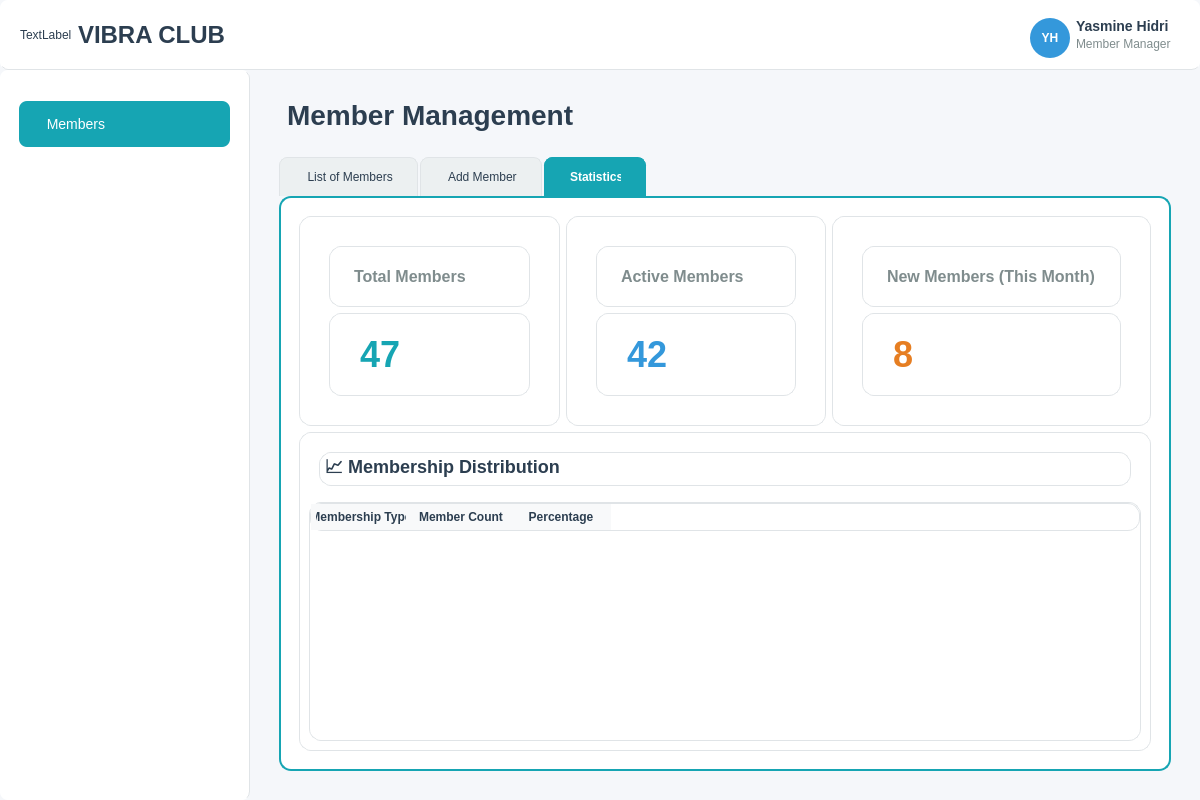
<?xml version="1.0" encoding="UTF-8"?>
<ui version="4.0">
 <class>MemberManagement</class>
 <widget class="QMainWindow" name="MemberManagement">
  <property name="geometry">
   <rect>
    <x>0</x>
    <y>0</y>
    <width>1200</width>
    <height>800</height>
   </rect>
  </property>
  <property name="windowTitle">
   <string>VIBRA CLUB - Application Management</string>
  </property>
  <property name="styleSheet">
   <string notr="true">QMainWindow {
    background-color: #f5f7fa;
}

/* Top Bar Styling */
#topBarFrame {
    background-color: white;
    border-bottom: 1px solid #e0e4e7;
}

#logoLabel {
    font-size: 24px;
    font-weight: bold;
    color: #2c3e50;
}

#userInfoFrame {
    background-color: transparent;
}

#userNameLabel {
    font-size: 14px;
    font-weight: 600;
    color: #2c3e50;
}

#userRoleLabel {
    font-size: 12px;
    color: #7f8c8d;
}

#userAvatarLabel {
    background-color: #3498db;
    border-radius: 20px;
    color: white;
    font-weight: bold;
}

/* Sidebar Styling */
#sidebarFrame {
    background-color: white;
    border-right: 1px solid #e0e4e7;
}

#navigationFrame {
    background-color: transparent;
}

QPushButton#membersButton {
    background-color: transparent;
    border: none;
    padding: 15px 20px;
    text-align: left;
    font-size: 14px;
    color: #2c3e50;
    border-radius: 8px;
    margin: 2px 10px;
}

QPushButton#membersButton:hover {
    background-color: #e8f4f5;
}

QPushButton#membersButton:checked {
    background-color: #16a5b3;
    color: white;
}

QPushButton#membersButton:checked:hover {
    background-color: #139aa6;
}

/* Main Content Styling */
#mainContentFrame {
    background-color: transparent;
}

/* Tab Widget Styling */
QTabWidget::pane {
    border: 2px solid #16a5b3;
    background-color: white;
    border-radius: 12px;
    box-shadow: 0 4px 6px rgba(22, 165, 179, 0.1);
}

QTabBar::tab {
    background-color: #ecf0f1;
    color: #2c3e50;
    padding: 12px 24px;
    margin-right: 2px;
    border-top-left-radius: 8px;
    border-top-right-radius: 8px;
    border: 1px solid #e0e4e7;
    border-bottom: none;
}

QTabBar::tab:selected {
    background-color: #16a5b3;
    color: white;
    border-color: #16a5b3;
    font-weight: 600;
}

QTabBar::tab:hover:!selected {
    background-color: #d5dbdb;
    border-color: #16a5b3;
    transition: all 0.3s ease;
}

/* Statistics Cards Styling */
QFrame[objectName*=&quot;Card&quot;] {
    background-color: white;
    border: 1px solid #e0e4e7;
    border-radius: 16px;
    padding: 20px;
    box-shadow: 0 2px 10px rgba(0, 0, 0, 0.05);
}

QFrame[objectName*=&quot;Card&quot;]:hover {
    box-shadow: 0 4px 20px rgba(22, 165, 179, 0.15);
    border-color: #16a5b3;
    transition: all 0.3s ease;
}

/* Form Styling */
QLineEdit {
    padding: 14px 16px;
    border: 2px solid #e0e4e7;
    border-radius: 10px;
    font-size: 14px;
    background-color: white;
    box-shadow: 0 2px 4px rgba(0, 0, 0, 0.02);
}

QLineEdit:focus {
    border-color: #16a5b3;
    box-shadow: 0 0 0 3px rgba(22, 165, 179, 0.1);
    outline: none;
}

QLineEdit:hover {
    border-color: #16a5b3;
    transition: border-color 0.2s ease;
}

QComboBox {
    padding: 14px 16px;
    border: 2px solid #e0e4e7;
    border-radius: 10px;
    font-size: 14px;
    background-color: white;
    box-shadow: 0 2px 4px rgba(0, 0, 0, 0.02);
}

QComboBox:focus {
    border-color: #16a5b3;
    box-shadow: 0 0 0 3px rgba(22, 165, 179, 0.1);
}

QComboBox:hover {
    border-color: #16a5b3;
    transition: border-color 0.2s ease;
}

QDateEdit, QSpinBox {
    padding: 14px 16px;
    border: 2px solid #e0e4e7;
    border-radius: 10px;
    font-size: 14px;
    background-color: white;
    box-shadow: 0 2px 4px rgba(0, 0, 0, 0.02);
}

QDateEdit:focus, QSpinBox:focus {
    border-color: #16a5b3;
    box-shadow: 0 0 0 3px rgba(22, 165, 179, 0.1);
}

QTextEdit {
    padding: 14px 16px;
    border: 2px solid #e0e4e7;
    border-radius: 10px;
    font-size: 14px;
    background-color: white;
    box-shadow: 0 2px 4px rgba(0, 0, 0, 0.02);
}

QTextEdit:focus {
    border-color: #16a5b3;
    box-shadow: 0 0 0 3px rgba(22, 165, 179, 0.1);
}

QPushButton#actionButton {
    background: qlineargradient(x1:0, y1:0, x2:0, y2:1,
                               stop:0 #16a5b3, stop:1 #139aa6);
    color: white;
    border: none;
    padding: 14px 28px;
    border-radius: 10px;
    font-size: 14px;
    font-weight: 600;
    box-shadow: 0 4px 8px rgba(22, 165, 179, 0.2);
}

QPushButton#actionButton:hover {
    background: qlineargradient(x1:0, y1:0, x2:0, y2:1,
                               stop:0 #139aa6, stop:1 #0f858f);
    box-shadow: 0 6px 12px rgba(22, 165, 179, 0.3);
    transform: translateY(-1px);
}

QPushButton#actionButton:pressed {
    background: qlineargradient(x1:0, y1:0, x2:0, y2:1,
                               stop:0 #0f858f, stop:1 #0c6b73);
    box-shadow: 0 2px 4px rgba(22, 165, 179, 0.2);
    transform: translateY(0px);
}

/* Table Styling */
QTableWidget {
    background-color: white;
    gridline-color:  #e0e4e7;
    border: 1px solid #e0e4e7;
    border-radius: 8px;
}

QHeaderView::section {
    background-color: #f8f9fa;
    color: #2c3e50;
    padding: 5px;
    border: none;
    font-weight: 600;
}

/* Frame Styling */
QFrame {
    border-radius: 8px;
}

/* Label Styling */
QLabel {
    color: #2c3e50;
}

/* Search Frame Styling */
QFrame[objectName*=&quot;SearchFrame&quot;], QFrame[objectName*=&quot;searchFrame&quot;] {
    background-color: rgba(22, 165, 179, 0.02);
    border: 1px solid rgba(22, 165, 179, 0.1);
    border-radius: 12px;
    padding: 8px;
}
</string>
  </property>
  <widget class="QWidget" name="centralwidget">
   <layout class="QVBoxLayout" name="verticalLayout_main">
    <property name="spacing">
     <number>0</number>
    </property>
    <property name="leftMargin">
     <number>0</number>
    </property>
    <property name="topMargin">
     <number>0</number>
    </property>
    <property name="rightMargin">
     <number>0</number>
    </property>
    <property name="bottomMargin">
     <number>0</number>
    </property>
    <item>
     <widget class="QFrame" name="topBarFrame">
      <property name="minimumSize">
       <size>
        <width>0</width>
        <height>70</height>
       </size>
      </property>
      <property name="maximumSize">
       <size>
        <width>16777215</width>
        <height>70</height>
       </size>
      </property>
      <layout class="QHBoxLayout" name="topBarLayout">
       <property name="leftMargin">
        <number>20</number>
       </property>
       <property name="rightMargin">
        <number>20</number>
       </property>
       <item>
        <widget class="QLabel" name="logo">
         <property name="text">
          <string>TextLabel</string>
         </property>
        </widget>
       </item>
       <item>
        <widget class="QLabel" name="logoLabel">
         <property name="text">
          <string>VIBRA CLUB</string>
         </property>
        </widget>
       </item>
       <item>
        <spacer name="horizontalSpacer_top">
         <property name="orientation">
          <enum>Qt::Orientation::Horizontal</enum>
         </property>
         <property name="sizeHint" stdset="0">
          <size>
           <width>40</width>
           <height>20</height>
          </size>
         </property>
        </spacer>
       </item>
       <item>
        <widget class="QFrame" name="userInfoFrame">
         <layout class="QHBoxLayout" name="userInfoLayout">
          <item>
           <widget class="QLabel" name="userAvatarLabel">
            <property name="minimumSize">
             <size>
              <width>40</width>
              <height>40</height>
             </size>
            </property>
            <property name="maximumSize">
             <size>
              <width>40</width>
              <height>40</height>
             </size>
            </property>
            <property name="text">
             <string>YH</string>
            </property>
            <property name="alignment">
             <set>Qt::AlignmentFlag::AlignCenter</set>
            </property>
           </widget>
          </item>
          <item>
           <layout class="QVBoxLayout" name="userDetailsLayout">
            <property name="spacing">
             <number>2</number>
            </property>
            <item>
             <widget class="QLabel" name="userNameLabel">
              <property name="text">
               <string>Yasmine Hidri</string>
              </property>
             </widget>
            </item>
            <item>
             <widget class="QLabel" name="userRoleLabel">
              <property name="text">
               <string>Member Manager</string>
              </property>
             </widget>
            </item>
           </layout>
          </item>
         </layout>
        </widget>
       </item>
      </layout>
     </widget>
    </item>
    <item>
     <widget class="QFrame" name="mainFrame">
      <layout class="QHBoxLayout" name="mainHorizontalLayout">
       <property name="spacing">
        <number>0</number>
       </property>
       <property name="leftMargin">
        <number>0</number>
       </property>
       <property name="topMargin">
        <number>0</number>
       </property>
       <property name="rightMargin">
        <number>0</number>
       </property>
       <property name="bottomMargin">
        <number>0</number>
       </property>
       <item>
        <widget class="QFrame" name="sidebarFrame">
         <property name="minimumSize">
          <size>
           <width>250</width>
           <height>0</height>
          </size>
         </property>
         <property name="maximumSize">
          <size>
           <width>250</width>
           <height>16777215</height>
          </size>
         </property>
         <layout class="QVBoxLayout" name="sidebarLayout">
          <property name="spacing">
           <number>10</number>
          </property>
          <property name="leftMargin">
           <number>0</number>
          </property>
          <property name="topMargin">
           <number>20</number>
          </property>
          <property name="rightMargin">
           <number>0</number>
          </property>
          <property name="bottomMargin">
           <number>20</number>
          </property>
          <item>
           <widget class="QFrame" name="navigationFrame">
            <layout class="QVBoxLayout" name="navigationLayout">
             <property name="spacing">
              <number>5</number>
             </property>
             <item>
              <widget class="QPushButton" name="membersButton">
               <property name="text">
                <string>  Members</string>
               </property>
               <property name="icon">
                <iconset resource="resources.qrc">
                 <normaloff>:/icons/icons/members.png</normaloff>:/icons/icons/members.png</iconset>
               </property>
               <property name="checkable">
                <bool>true</bool>
               </property>
               <property name="checked">
                <bool>true</bool>
               </property>
              </widget>
             </item>
            </layout>
           </widget>
          </item>
          <item>
           <spacer name="verticalSpacer_sidebar">
            <property name="orientation">
             <enum>Qt::Orientation::Vertical</enum>
            </property>
            <property name="sizeHint" stdset="0">
             <size>
              <width>20</width>
              <height>40</height>
             </size>
            </property>
           </spacer>
          </item>
         </layout>
        </widget>
       </item>
       <item>
        <widget class="QFrame" name="mainContentFrame">
         <layout class="QVBoxLayout" name="mainContentLayout">
          <property name="leftMargin">
           <number>20</number>
          </property>
          <property name="topMargin">
           <number>20</number>
          </property>
          <property name="rightMargin">
           <number>20</number>
          </property>
          <property name="bottomMargin">
           <number>20</number>
          </property>
          <item>
           <widget class="QStackedWidget" name="stackedWidget">
            <property name="currentIndex">
             <number>0</number>
            </property>
            <widget class="QWidget" name="membersPage">
             <layout class="QVBoxLayout" name="verticalLayout">
              <item>
               <widget class="QLabel" name="memberPageTitle">
                <property name="styleSheet">
                 <string notr="true">font-size: 28px; font-weight: bold; color: #2c3e50; margin-bottom: 20px;</string>
                </property>
                <property name="text">
                 <string>Member Management</string>
                </property>
               </widget>
              </item>
              <item>
               <widget class="QTabWidget" name="memberTabWidget">
                <property name="currentIndex">
                 <number>2</number>
                </property>
                <widget class="QWidget" name="memberListTab">
                 <attribute name="icon">
                  <iconset resource="resources.qrc">
                   <normaloff>:/icons/icons/list.png</normaloff>:/icons/icons/list.png</iconset>
                 </attribute>
                 <attribute name="title">
                  <string> List of Members</string>
                 </attribute>
                 <layout class="QVBoxLayout" name="memberListTabLayout">
                  <item>
                   <widget class="QFrame" name="memberSearchFrame">
                    <layout class="QHBoxLayout" name="memberSearchLayout">
                     <item>
                      <widget class="QLineEdit" name="memberSearchLineEdit">
                       <property name="placeholderText">
                        <string>Search members...</string>
                       </property>
                      </widget>
                     </item>
                     <item>
                      <widget class="QPushButton" name="memberSearchButton">
                       <property name="text">
                        <string>Search</string>
                       </property>
                       <property name="icon">
                        <iconset resource="resources.qrc">
                         <normaloff>:/icons/icons/search.png</normaloff>:/icons/icons/search.png</iconset>
                       </property>
                      </widget>
                     </item>
                    </layout>
                   </widget>
                  </item>
                  <item>
                   <widget class="QTableWidget" name="memberTable">
                    <property name="alternatingRowColors">
                     <bool>true</bool>
                    </property>
                    <property name="selectionBehavior">
                     <enum>QAbstractItemView::SelectionBehavior::SelectRows</enum>
                    </property>
                    <column>
                     <property name="text">
                      <string>ID</string>
                     </property>
                    </column>
                    <column>
                     <property name="text">
                      <string>Name</string>
                     </property>
                    </column>
                    <column>
                     <property name="text">
                      <string>Membership Type</string>
                     </property>
                    </column>
                    <column>
                     <property name="text">
                      <string>Plan</string>
                     </property>
                    </column>
                    <column>
                     <property name="text">
                      <string>Join Date</string>
                     </property>
                    </column>
                    <column>
                     <property name="text">
                      <string>Status</string>
                     </property>
                    </column>
                    <column>
                     <property name="text">
                      <string>Actions</string>
                     </property>
                    </column>
                   </widget>
                  </item>
                 </layout>
                </widget>
                <widget class="QWidget" name="memberAddTab">
                 <attribute name="icon">
                  <iconset resource="resources.qrc">
                   <normaloff>:/icons/icons/add.png</normaloff>:/icons/icons/add.png</iconset>
                 </attribute>
                 <attribute name="title">
                  <string> Add Member</string>
                 </attribute>
                 <layout class="QVBoxLayout" name="memberAddTabLayout">
                  <item>
                   <widget class="QScrollArea" name="memberScrollArea">
                    <property name="widgetResizable">
                     <bool>true</bool>
                    </property>
                    <widget class="QWidget" name="memberScrollAreaContents">
                     <property name="geometry">
                      <rect>
                       <x>0</x>
                       <y>0</y>
                       <width>853</width>
                       <height>727</height>
                      </rect>
                     </property>
                     <layout class="QVBoxLayout" name="memberFormMainLayout">
                      <item>
                       <widget class="QFrame" name="memberFormFrame">
                        <layout class="QGridLayout" name="memberFormLayout">
                         <property name="horizontalSpacing">
                          <number>20</number>
                         </property>
                         <property name="verticalSpacing">
                          <number>15</number>
                         </property>
                         <item row="0" column="0">
                          <widget class="QLabel" name="memberIdLabel">
                           <property name="styleSheet">
                            <string notr="true">font-weight: 600; color: #2c3e50;</string>
                           </property>
                           <property name="text">
                            <string>Member ID:</string>
                           </property>
                          </widget>
                         </item>
                         <item row="0" column="1">
                          <widget class="QLineEdit" name="memberIdLineEdit">
                           <property name="placeholderText">
                            <string>e.g., MEM001</string>
                           </property>
                          </widget>
                         </item>
                         <item row="0" column="2">
                          <widget class="QLabel" name="membershipTypeLabel">
                           <property name="styleSheet">
                            <string notr="true">font-weight: 600; color: #2c3e50;</string>
                           </property>
                           <property name="text">
                            <string>Membership Type:</string>
                           </property>
                          </widget>
                         </item>
                         <item row="0" column="3">
                          <widget class="QComboBox" name="membershipTypeComboBox">
                           <item>
                            <property name="text">
                             <string>Basic</string>
                            </property>
                           </item>
                           <item>
                            <property name="text">
                             <string>Premium</string>
                            </property>
                           </item>
                           <item>
                            <property name="text">
                             <string>VIP</string>
                            </property>
                           </item>
                           <item>
                            <property name="text">
                             <string>Student</string>
                            </property>
                           </item>
                           <item>
                            <property name="text">
                             <string>Senior</string>
                            </property>
                           </item>
                          </widget>
                         </item>
                         <item row="1" column="0">
                          <widget class="QLabel" name="memberFirstNameLabel">
                           <property name="styleSheet">
                            <string notr="true">font-weight: 600; color: #2c3e50;</string>
                           </property>
                           <property name="text">
                            <string>First Name:</string>
                           </property>
                          </widget>
                         </item>
                         <item row="1" column="1">
                          <widget class="QLineEdit" name="memberFirstNameLineEdit">
                           <property name="placeholderText">
                            <string>Enter first name</string>
                           </property>
                          </widget>
                         </item>
                         <item row="1" column="2">
                          <widget class="QLabel" name="memberJoinDateLabel">
                           <property name="styleSheet">
                            <string notr="true">font-weight: 600; color: #2c3e50;</string>
                           </property>
                           <property name="text">
                            <string>Join Date:</string>
                           </property>
                          </widget>
                         </item>
                         <item row="1" column="3">
                          <widget class="QDateEdit" name="memberJoinDateEdit">
                           <property name="styleSheet">
                            <string notr="true">padding: 12px; border: 2px solid #e0e4e7; border-radius: 8px; background-color: white;</string>
                           </property>
                          </widget>
                         </item>
                         <item row="2" column="0">
                          <widget class="QLabel" name="memberLastNameLabel">
                           <property name="styleSheet">
                            <string notr="true">font-weight: 600; color: #2c3e50;</string>
                           </property>
                           <property name="text">
                            <string>Last Name:</string>
                           </property>
                          </widget>
                         </item>
                         <item row="2" column="1">
                          <widget class="QLineEdit" name="memberLastNameLineEdit">
                           <property name="placeholderText">
                            <string>Enter last name</string>
                           </property>
                          </widget>
                         </item>
                         <item row="2" column="2">
                          <widget class="QLabel" name="membershipPlanLabel">
                           <property name="styleSheet">
                            <string notr="true">font-weight: 600; color: #2c3e50;</string>
                           </property>
                           <property name="text">
                            <string>Membership Plan:</string>
                           </property>
                          </widget>
                         </item>
                         <item row="2" column="3">
                          <widget class="QLineEdit" name="membershipPlanLineEdit">
                           <property name="placeholderText">
                            <string>e.g., Basic, Premium, VIP, etc.</string>
                           </property>
                          </widget>
                         </item>
                         <item row="3" column="0">
                          <widget class="QLabel" name="memberGenderLabel">
                           <property name="styleSheet">
                            <string notr="true">font-weight: 600; color: #2c3e50;</string>
                           </property>
                           <property name="text">
                            <string>Gender:</string>
                           </property>
                          </widget>
                         </item>
                         <item row="3" column="1">
                          <widget class="QComboBox" name="memberGenderComboBox">
                           <item>
                            <property name="text">
                             <string>Male</string>
                            </property>
                           </item>
                           <item>
                            <property name="text">
                             <string>Female</string>
                            </property>
                           </item>
                           <item>
                            <property name="text">
                             <string>Other</string>
                            </property>
                           </item>
                          </widget>
                         </item>
                         <item row="3" column="2">
                          <widget class="QLabel" name="memberMonthlyFeeLabel">
                           <property name="styleSheet">
                            <string notr="true">font-weight: 600; color: #2c3e50;</string>
                           </property>
                           <property name="text">
                            <string>Monthly Fee:</string>
                           </property>
                          </widget>
                         </item>
                         <item row="3" column="3">
                          <widget class="QLineEdit" name="memberMonthlyFeeLineEdit">
                           <property name="placeholderText">
                            <string>Enter monthly fee amount</string>
                           </property>
                          </widget>
                         </item>
                         <item row="4" column="0">
                          <widget class="QLabel" name="memberAgeLabel">
                           <property name="styleSheet">
                            <string notr="true">font-weight: 600; color: #2c3e50;</string>
                           </property>
                           <property name="text">
                            <string>Age:</string>
                           </property>
                          </widget>
                         </item>
                         <item row="4" column="1">
                          <widget class="QSpinBox" name="memberAgeSpinBox">
                           <property name="styleSheet">
                            <string notr="true">padding: 12px; border: 2px solid #e0e4e7; border-radius: 8px; background-color: white;</string>
                           </property>
                           <property name="minimum">
                            <number>18</number>
                           </property>
                           <property name="maximum">
                            <number>65</number>
                           </property>
                           <property name="value">
                            <number>25</number>
                           </property>
                          </widget>
                         </item>
                         <item row="4" column="2">
                          <widget class="QLabel" name="memberStatusLabel">
                           <property name="styleSheet">
                            <string notr="true">font-weight: 600; color: #2c3e50;</string>
                           </property>
                           <property name="text">
                            <string>Status:</string>
                           </property>
                          </widget>
                         </item>
                         <item row="4" column="3">
                          <widget class="QComboBox" name="memberStatusComboBox">
                           <item>
                            <property name="text">
                             <string>Active</string>
                            </property>
                           </item>
                           <item>
                            <property name="text">
                             <string>Inactive</string>
                            </property>
                           </item>
                           <item>
                            <property name="text">
                             <string>Suspended</string>
                            </property>
                           </item>
                           <item>
                            <property name="text">
                             <string>Expired</string>
                            </property>
                           </item>
                          </widget>
                         </item>
                         <item row="5" column="0">
                          <widget class="QLabel" name="memberEmailLabel">
                           <property name="styleSheet">
                            <string notr="true">font-weight: 600; color: #2c3e50;</string>
                           </property>
                           <property name="text">
                            <string>Email:</string>
                           </property>
                          </widget>
                         </item>
                         <item row="5" column="1" colspan="3">
                          <widget class="QLineEdit" name="memberEmailLineEdit">
                           <property name="placeholderText">
                            <string>member@example.com</string>
                           </property>
                          </widget>
                         </item>
                         <item row="6" column="0">
                          <widget class="QLabel" name="memberPhoneLabel">
                           <property name="styleSheet">
                            <string notr="true">font-weight: 600; color: #2c3e50;</string>
                           </property>
                           <property name="text">
                            <string>Phone Number:</string>
                           </property>
                          </widget>
                         </item>
                         <item row="6" column="1" colspan="3">
                          <widget class="QLineEdit" name="memberPhoneLineEdit">
                           <property name="placeholderText">
                            <string>+216 55 123 456</string>
                           </property>
                          </widget>
                         </item>
                         <item row="7" column="0" colspan="2">
                          <widget class="QFrame" name="memberPhotoFrame">
                           <property name="styleSheet">
                            <string notr="true">border: 2px dashed #16a5b3; border-radius: 8px; background-color: #f8f9fa;</string>
                           </property>
                           <layout class="QVBoxLayout" name="memberPhotoLayout">
                            <item>
                             <widget class="QLabel" name="memberPhotoLabel">
                              <property name="styleSheet">
                               <string notr="true">color: #16a5b3; font-weight: 600; padding: 20px;</string>
                              </property>
                              <property name="text">
                               <string>Upload Member Photo</string>
                              </property>
                              <property name="alignment">
                               <set>Qt::AlignmentFlag::AlignCenter</set>
                              </property>
                             </widget>
                            </item>
                            <item>
                             <widget class="QPushButton" name="memberUploadPhotoButton">
                              <property name="text">
                               <string>Choose File</string>
                              </property>
                              <property name="icon">
                               <iconset resource="resources.qrc">
                                <normaloff>:/icons/icons/add.png</normaloff>:/icons/icons/add.png</iconset>
                              </property>
                             </widget>
                            </item>
                           </layout>
                          </widget>
                         </item>
                         <item row="7" column="2" colspan="2">
                          <widget class="QFrame" name="memberNotesFrame">
                           <layout class="QVBoxLayout" name="memberNotesLayout">
                            <item>
                             <widget class="QLabel" name="memberNotesLabel">
                              <property name="styleSheet">
                               <string notr="true">font-weight: 600; color: #2c3e50;</string>
                              </property>
                              <property name="text">
                               <string>Member Notes / Comments:</string>
                              </property>
                             </widget>
                            </item>
                            <item>
                             <widget class="QTextEdit" name="memberNotesTextEdit">
                              <property name="maximumSize">
                               <size>
                                <width>16777215</width>
                                <height>100</height>
                               </size>
                              </property>
                              <property name="styleSheet">
                               <string notr="true">padding: 12px; border: 2px solid #e0e4e7; border-radius: 8px; background-color: white;</string>
                              </property>
                              <property name="placeholderText">
                               <string>Add any notes or comments about the member...</string>
                              </property>
                             </widget>
                            </item>
                           </layout>
                          </widget>
                         </item>
                         <item row="8" column="0" colspan="4">
                          <widget class="QFrame" name="memberButtonFrame">
                           <layout class="QHBoxLayout" name="memberButtonLayout">
                            <item>
                             <spacer name="buttonSpacer_2">
                              <property name="orientation">
                               <enum>Qt::Orientation::Horizontal</enum>
                              </property>
                              <property name="sizeHint" stdset="0">
                               <size>
                                <width>40</width>
                                <height>20</height>
                               </size>
                              </property>
                             </spacer>
                            </item>
                            <item>
                             <widget class="QPushButton" name="memberConfirmAddButton">
                              <property name="minimumSize">
                               <size>
                                <width>150</width>
                                <height>45</height>
                               </size>
                              </property>
                              <property name="text">
                               <string>Confirm Add</string>
                              </property>
                              <property name="icon">
                               <iconset resource="resources.qrc">
                                <normaloff>:/icons/icons/add.png</normaloff>:/icons/icons/add.png</iconset>
                              </property>
                             </widget>
                            </item>
                            <item>
                             <widget class="QPushButton" name="memberConfirmUpdateButton">
                              <property name="minimumSize">
                               <size>
                                <width>150</width>
                                <height>45</height>
                               </size>
                              </property>
                              <property name="styleSheet">
                               <string notr="true">background-color: #f39c12;</string>
                              </property>
                              <property name="text">
                               <string>Confirm Update</string>
                              </property>
                              <property name="icon">
                               <iconset resource="resources.qrc">
                                <normaloff>:/icons/icons/edit.png</normaloff>:/icons/icons/edit.png</iconset>
                              </property>
                             </widget>
                            </item>
                           </layout>
                          </widget>
                         </item>
                        </layout>
                       </widget>
                      </item>
                     </layout>
                    </widget>
                   </widget>
                  </item>
                 </layout>
                </widget>
                <widget class="QWidget" name="memberStatisticsTab">
                 <attribute name="icon">
                  <iconset resource="resources.qrc">
                   <normaloff>:/icons/icons/statistic.png</normaloff>:/icons/icons/statistic.png</iconset>
                 </attribute>
                 <attribute name="title">
                  <string> Statistics</string>
                 </attribute>
                 <layout class="QVBoxLayout" name="memberStatisticsLayout">
                  <item>
                   <widget class="QFrame" name="memberStatsFrame">
                    <layout class="QGridLayout" name="memberStatsGridLayout">
                     <item row="0" column="0">
                      <widget class="QFrame" name="totalMembersCard">
                       <property name="styleSheet">
                        <string notr="true">background-color: white; border: 1px solid #e0e4e7; border-radius: 12px; padding: 20px;</string>
                       </property>
                       <layout class="QVBoxLayout" name="totalMembersLayout">
                        <item>
                         <widget class="QLabel" name="totalMembersTitle">
                          <property name="styleSheet">
                           <string notr="true">font-size: 16px; color: #7f8c8d; font-weight: 600;</string>
                          </property>
                          <property name="text">
                           <string>Total Members</string>
                          </property>
                         </widget>
                        </item>
                        <item>
                         <widget class="QLabel" name="totalMembersNumber">
                          <property name="styleSheet">
                           <string notr="true">font-size: 36px; font-weight: bold; color: #16a5b3;</string>
                          </property>
                          <property name="text">
                           <string>47</string>
                          </property>
                         </widget>
                        </item>
                       </layout>
                      </widget>
                     </item>
                     <item row="0" column="1">
                      <widget class="QFrame" name="activeMembersCard">
                       <property name="styleSheet">
                        <string notr="true">background-color: white; border: 1px solid #e0e4e7; border-radius: 12px; padding: 20px;</string>
                       </property>
                       <layout class="QVBoxLayout" name="activeMembersLayout">
                        <item>
                         <widget class="QLabel" name="activeMembersTitle">
                          <property name="styleSheet">
                           <string notr="true">font-size: 16px; color: #7f8c8d; font-weight: 600;</string>
                          </property>
                          <property name="text">
                           <string>Active Members</string>
                          </property>
                         </widget>
                        </item>
                        <item>
                         <widget class="QLabel" name="activeMembersNumber">
                          <property name="styleSheet">
                           <string notr="true">font-size: 36px; font-weight: bold; color: #3498db;</string>
                          </property>
                          <property name="text">
                           <string>42</string>
                          </property>
                         </widget>
                        </item>
                       </layout>
                      </widget>
                     </item>
                     <item row="0" column="2">
                      <widget class="QFrame" name="newMembersCard">
                       <property name="styleSheet">
                        <string notr="true">background-color: white; border: 1px solid #e0e4e7; border-radius: 12px; padding: 20px;</string>
                       </property>
                       <layout class="QVBoxLayout" name="newMembersLayout">
                        <item>
                         <widget class="QLabel" name="newMembersTitle">
                          <property name="styleSheet">
                           <string notr="true">font-size: 16px; color: #7f8c8d; font-weight: 600;</string>
                          </property>
                          <property name="text">
                           <string>New Members (This Month)</string>
                          </property>
                         </widget>
                        </item>
                        <item>
                         <widget class="QLabel" name="newMembersNumber">
                          <property name="styleSheet">
                           <string notr="true">font-size: 36px; font-weight: bold; color: #e67e22;</string>
                          </property>
                          <property name="text">
                           <string>8</string>
                          </property>
                         </widget>
                        </item>
                       </layout>
                      </widget>
                     </item>
                     <item row="1" column="0" colspan="3">
                      <widget class="QFrame" name="membershipStatsFrame">
                       <property name="styleSheet">
                        <string notr="true">background-color: white; border: 1px solid #e0e4e7; border-radius: 12px;</string>
                       </property>
                       <layout class="QVBoxLayout" name="membershipStatsLayout">
                        <item>
                         <widget class="QLabel" name="membershipStatsTitle">
                          <property name="styleSheet">
                           <string notr="true">font-size: 18px; font-weight: bold; color: #2c3e50; margin: 10px;</string>
                          </property>
                          <property name="text">
                           <string>📈 Membership Distribution</string>
                          </property>
                         </widget>
                        </item>
                        <item>
                         <widget class="QTableWidget" name="membershipStatsTable">
                          <property name="alternatingRowColors">
                           <bool>true</bool>
                          </property>
                          <column>
                           <property name="text">
                            <string>Membership Type</string>
                           </property>
                          </column>
                          <column>
                           <property name="text">
                            <string>Member Count</string>
                           </property>
                          </column>
                          <column>
                           <property name="text">
                            <string>Percentage</string>
                           </property>
                          </column>
                         </widget>
                        </item>
                       </layout>
                      </widget>
                     </item>
                    </layout>
                   </widget>
                  </item>
                 </layout>
                </widget>
               </widget>
              </item>
             </layout>
            </widget>
           </widget>
          </item>
         </layout>
        </widget>
       </item>
      </layout>
     </widget>
    </item>
   </layout>
  </widget>
 </widget>
 <resources>
  <include location="resources.qrc"/>
 </resources>
 <connections/>
</ui>
